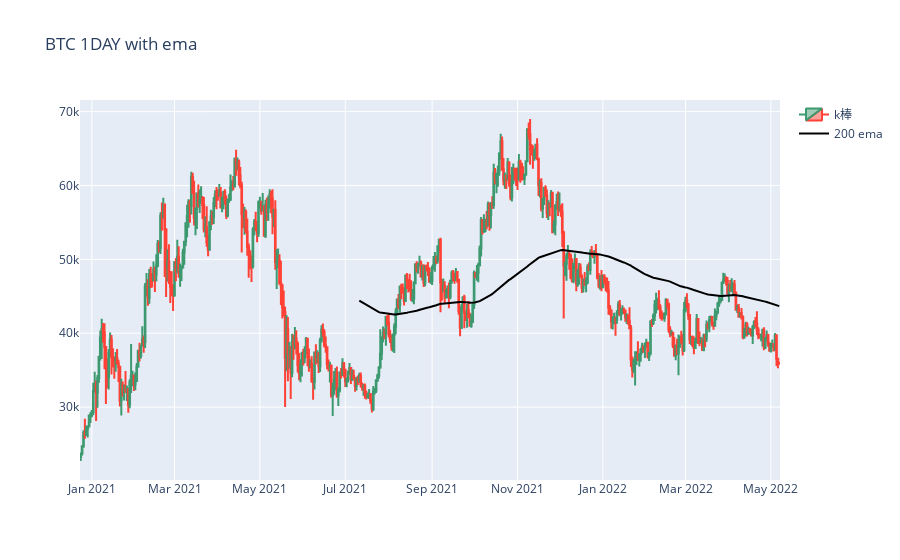

The notebook cell saved with this chart:
### Code cell
fig=go.Figure(data=[go.Candlestick( x=df['dt'],
                                    open=df['open'],
                                    high=df['high'],
                                    low=df['low'],
                                    close=df['close'],
                                    name="k棒"),
                                    
                    go.Scatter     (x=df['dt'],
                                    y=df['ema'],
                                    line=dict(color='black',width=2),
                                    name="200 ema")
                    ]
)

fig.update_layout(  xaxis_rangeslider_visible=False,
                    title="BTC 1DAY with ema",)
fig.show()

### Figure 1 — Plotly figure (JSON) as saved in the notebook; plotly's stock layout.template omitted (floating-point values rounded to 4 significant figures; data arrays with more than 128 entries replaced by an {"elided": "..."} marker saying what was removed)
{"data": [{"close": {"elided": "500 float values"}, "high": {"elided": "500 float values"}, "low": {"elided": "500 float values"}, "name": "k棒", "open": {"elided": "500 float values"}, "type": "candlestick", "x": {"elided": "500 str values"}}, {"line": {"color": "black", "width": 2}, "name": "200 ema", "type": "scatter", "x": {"elided": "500 str values"}, "y": {"elided": "500 float values"}}], "layout": {"title": {"text": "BTC 1DAY with ema"}, "xaxis": {"rangeslider": {"visible": false}}}}
